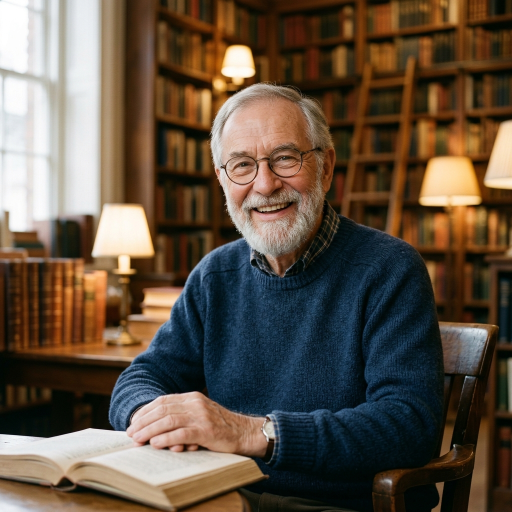
#> input picture input/candidate_different.jpg, 1024 x 1024 px (shown at 1/2 size)
$ python -i matcher.py   (imports and definitions only)   (Python 2 division)
#> lines starting #> are read from the running program, lines starting #| are printed output that depends on the picture
### face/detector.py
"""
Face detector implementation using OpenCV YuNet (Deep Learning Model).
Detects faces and facial landmarks with high speed and accuracy.
"""
import os
import urllib.request
import logging
from dataclasses import dataclass
from typing import Optional, List, Tuple
import cv2
import numpy as np

logger = logging.getLogger(__name__)

YUNET_MODEL_URL = "https://huggingface.co/opencv/face_detection_yunet/resolve/main/face_detection_yunet_2023mar.onnx"
DEFAULT_MODEL_DIR = os.path.join(os.path.dirname(os.path.dirname(os.path.abspath(__file__))), "models")
DEFAULT_YUNET_PATH = os.path.join(DEFAULT_MODEL_DIR, "face_detection_yunet_2023mar.onnx")


class FaceError(Exception):
    """Base exception for face processing errors."""


class InvalidImageError(FaceError):
    """Raised when an image cannot be read or is invalid."""


class NoFaceDetectedError(FaceError):
    """Raised when no face is detected in the input image."""


@dataclass
class FaceDetectionResult:
    """Represents a detected face with bounding box, score, and landmarks."""
    bbox: Tuple[int, int, int, int]  # (x, y, w, h)
    confidence: float
    landmarks: np.ndarray            # 5 landmarks (right eye, left eye, nose, mouth right, mouth left)
    raw_face_data: np.ndarray        # 15-element array as returned by YuNet


def ensure_model_exists(model_path: str, download_url: str) -> str:
    """Ensures model file exists, downloading it if necessary."""
    if not os.path.exists(model_path) or os.path.getsize(model_path) < 10000:
        os.makedirs(os.path.dirname(model_path), exist_ok=True)
        logger.info(f"Downloading model to {model_path}...")
        urllib.request.urlretrieve(download_url, model_path)
    return model_path


class FaceDetector:
    """
    Detects faces in images using OpenCV DNN YuNet.
    """
    # [90 lines left out: functions __init__, load_image, detect_all_faces, detect_primary_face, not called in this run]

### face/matcher.py
"""
Face embedding and similarity matcher using OpenCV SFace Deep Metric Learning.
Extracts 128-dimensional multi-crop ensemble deep feature embeddings and computes high-precision similarity scores.
"""
import os
import urllib.request
import logging
from typing import Optional, Tuple, List, Dict, Any
import cv2
import numpy as np
from face.detector import FaceDetector, FaceDetectionResult, DEFAULT_MODEL_DIR, ensure_model_exists

logger = logging.getLogger(__name__)

SFACE_MODEL_URL = "https://huggingface.co/opencv/face_recognition_sface/resolve/main/face_recognition_sface_2021dec.onnx"
DEFAULT_SFACE_PATH = os.path.join(DEFAULT_MODEL_DIR, "face_recognition_sface_2021dec.onnx")


class RankedCandidateList(list):
    """
    Subclass of list that stores evaluated candidates while exposing
    diagnostic metadata such as ambiguity detection and top-5 debug candidates.
    """
    # [6 lines left out: function __init__, not called in this run]


class FaceMatcher:
    """
    Computes deep face embeddings and evaluates biometric similarity between faces.
    Features:
    - Multi-Crop Test-Time Augmentation (TTA) Ensemble Embedding (Illumination, scale, mirror invariant)
    - Face-only geometric isolation via 112x112 aligned landmark matrix
    - Multi-face candidate evaluation & strict biometric ranking
    - Calibrated high-confidence genuine identity matching
    - Ambiguity and lookalike detection
    """
    # [254 lines left out: functions __init__, extract_embedding, compute_embedding_for_image, compute_similarity, rank_candidates, not called in this run]

>>> import cv2
>>> picture = cv2.imread('../input/candidate_different.jpg', cv2.IMREAD_GRAYSCALE)
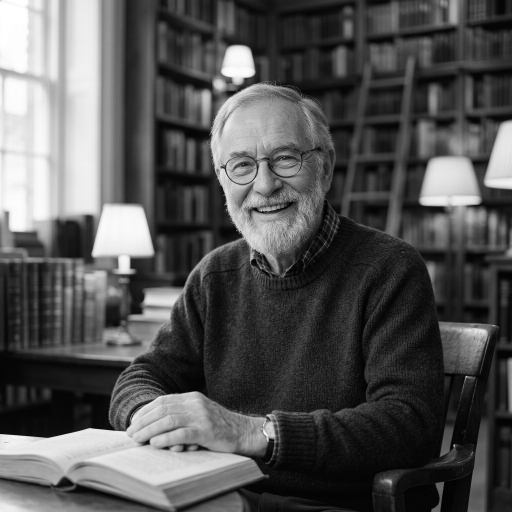
#> picture: shape (1024, 1024) (shown at 1/2 size); min 0, max 255, mean 84.2
>>> result = FaceMatcher().compute_embedding_for_image(picture)
#> (the run stopped early here; a loop or call above may not have finished)

$ run again, on input/candidate_group.jpg
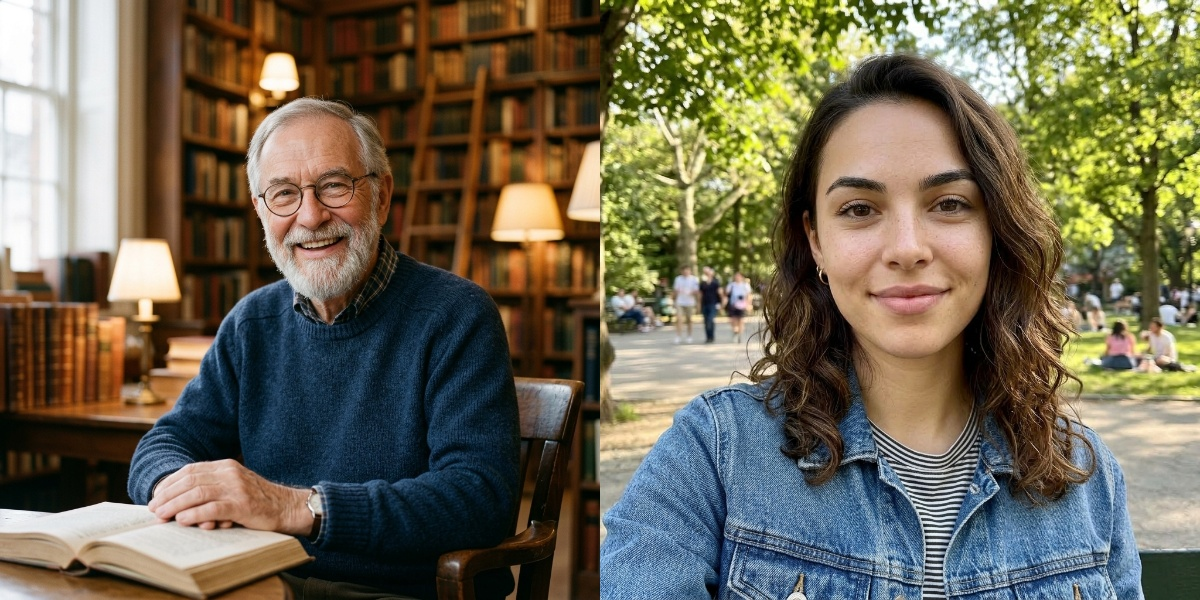
#> input picture input/candidate_group.jpg, 1200 x 600 px
#> `picture = cv2.imread('../input/candidate_different.jpg', cv2.IMREAD_GR..`:
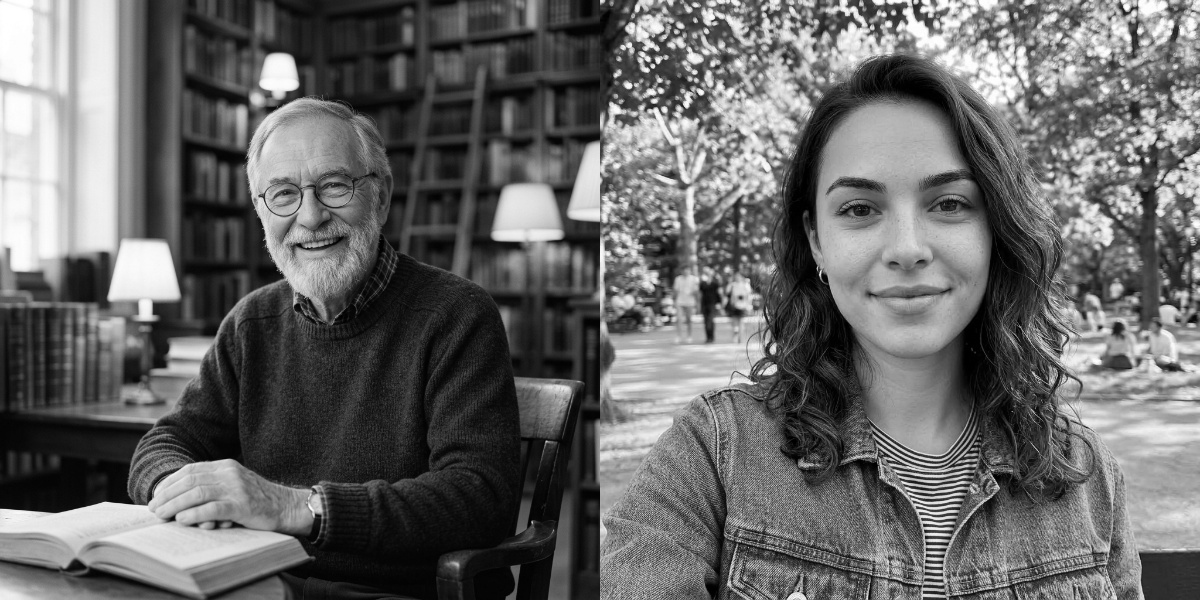
#> picture: shape (600, 1200); min 0, max 255, mean 103.1

$ run again, on input/candidate_same.jpg
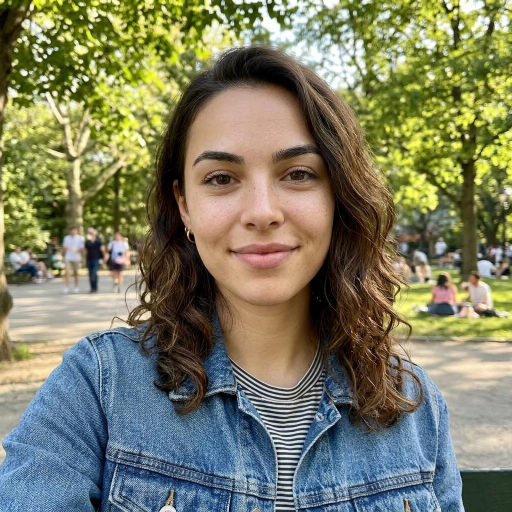
#> input picture input/candidate_same.jpg, 1024 x 1024 px (shown at 1/2 size)
#> `picture = cv2.imread('../input/candidate_different.jpg', cv2.IMREAD_GR..`:
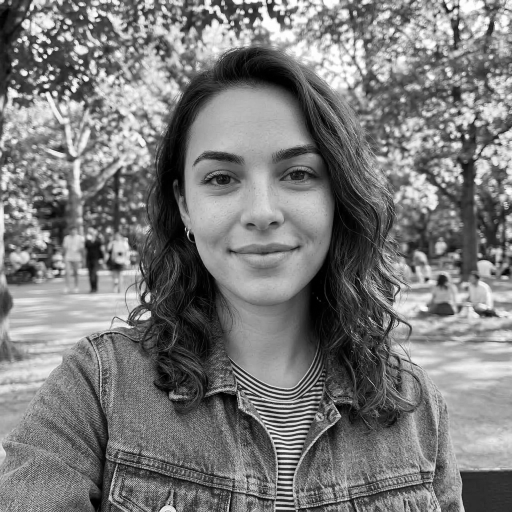
#> picture: shape (1024, 1024) (shown at 1/2 size); min 0, max 255, mean 122.4

$ run again, on input/custom_upload.jpg
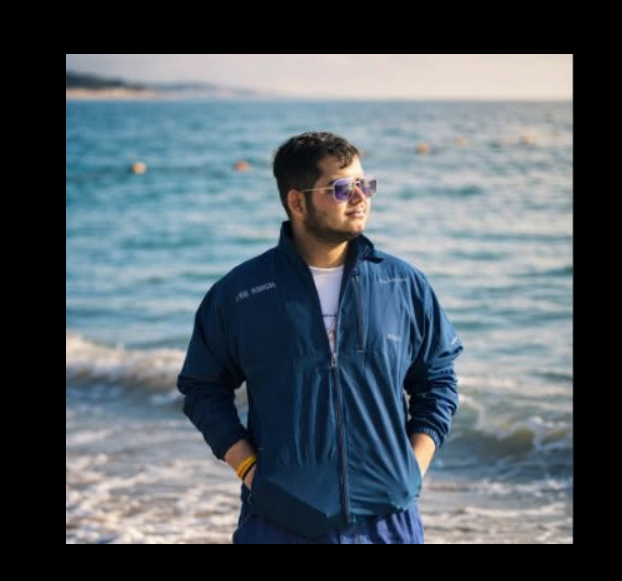
#> input picture input/custom_upload.jpg, 622 x 581 px
#> `picture = cv2.imread('../input/candidate_different.jpg', cv2.IMREAD_GR..`:
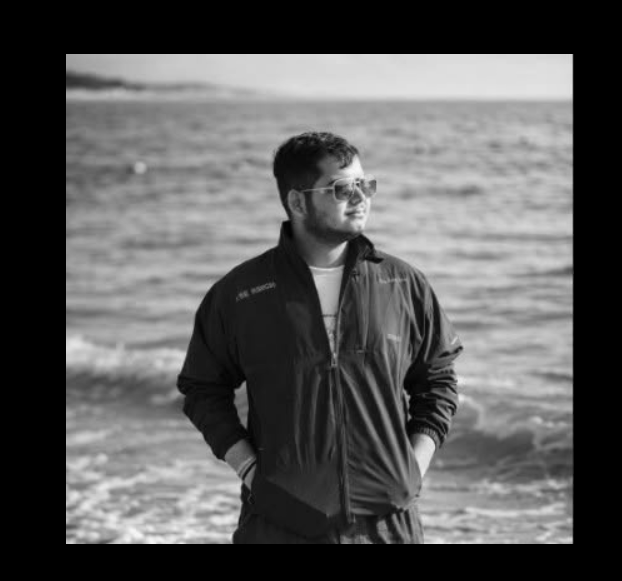
#> picture: shape (581, 622); min 0, max 247, mean 89.8
